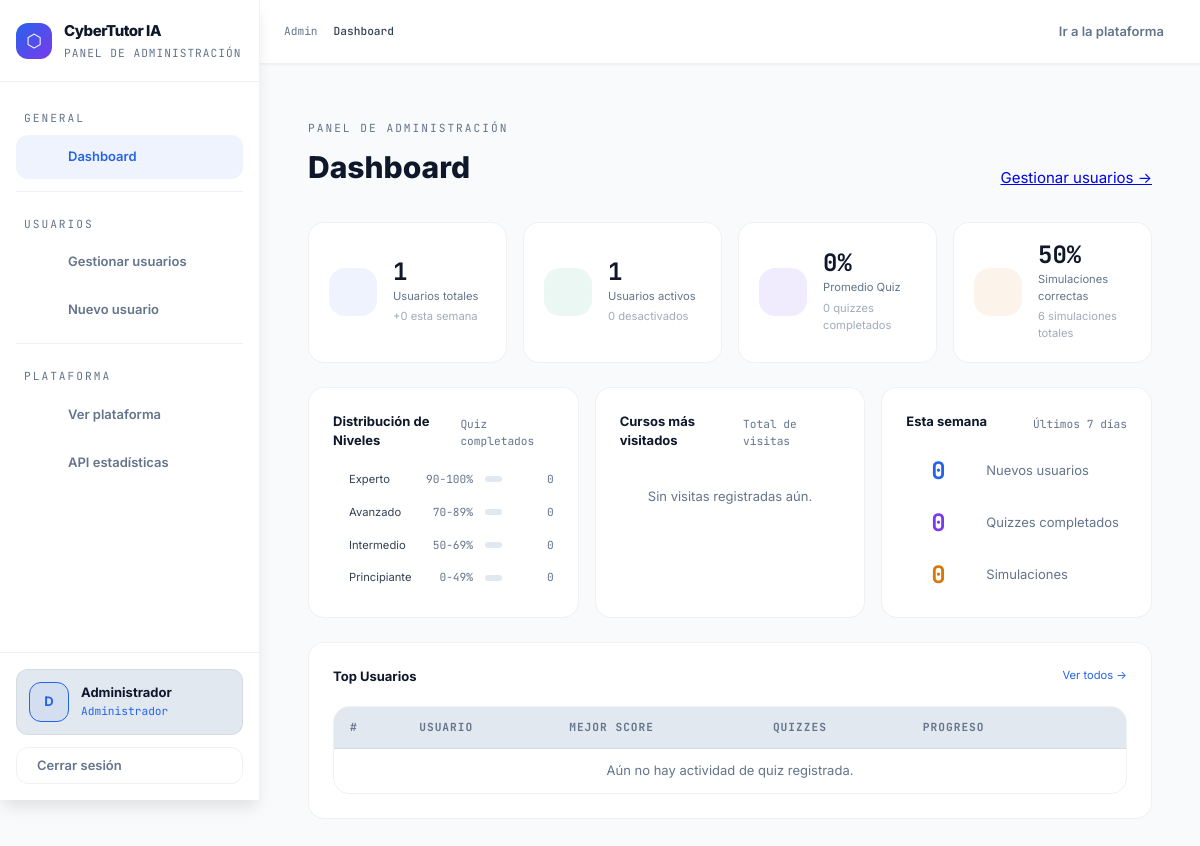
Page /admin/ (signed in) on the earlier database version.
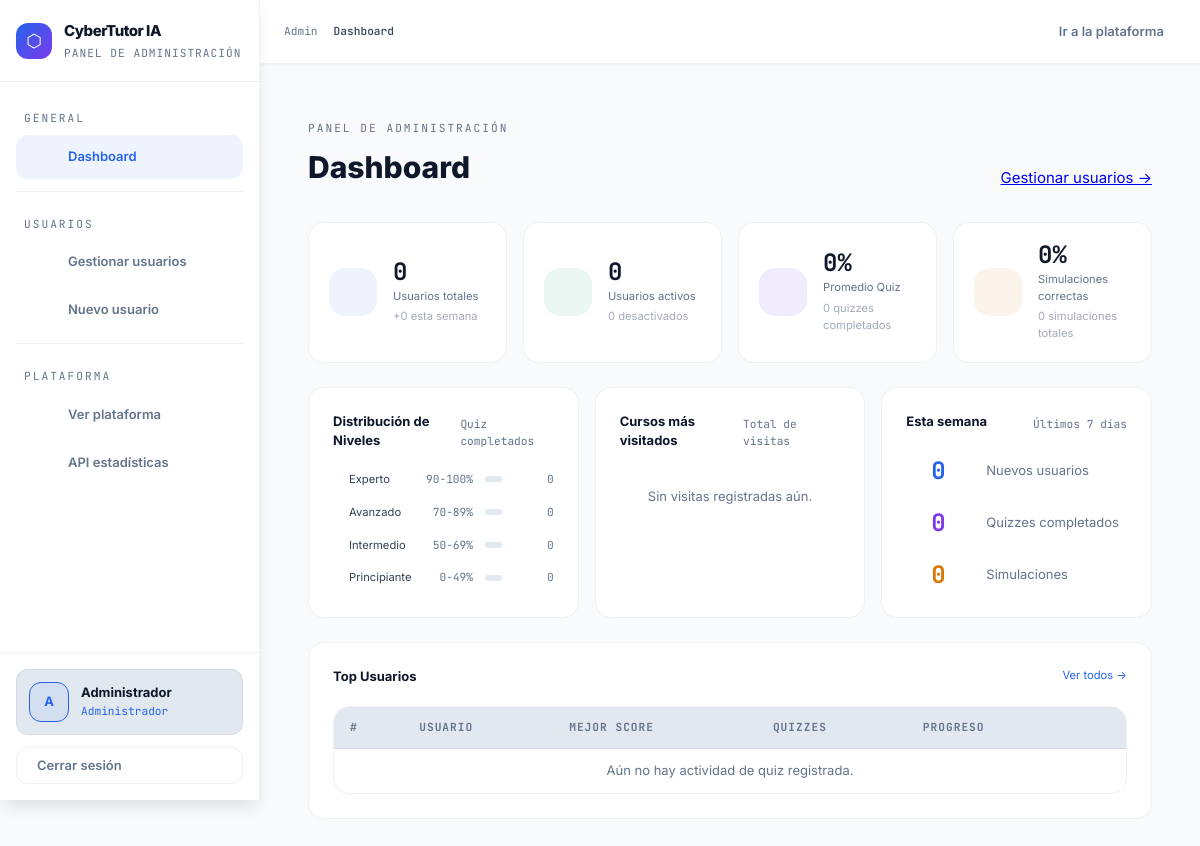
Same page on the later database version.
### app/models/user.py (models this page shows, shortened)
class User(db.Model, UserMixin):
    __tablename__ = 'user'
    id           = db.Column(db.Integer, primary_key=True)
    email        = db.Column(db.String(100), unique=True, nullable=False)
    password     = db.Column(db.String(255), nullable=False)
    name         = db.Column(db.String(100), default='')
    is_admin     = db.Column(db.Boolean, default=False)
    is_active    = db.Column(db.Boolean, default=True)
    created_at   = db.Column(db.DateTime, default=datetime.utcnow)
    last_login   = db.Column(db.DateTime, nullable=True)
    __table_args__ = (
        db.Index('ix_user_admin_active', 'is_admin', 'is_active'),
        db.Index('ix_user_created_at', 'created_at'),
        db.Index('ix_user_last_login', 'last_login'),
    )
    quiz_results       = db.relationship('QuizResult',       backref='user', lazy=True, cascade='all, delete-orphan')
    simulation_results = db.relationship('SimulationResult', backref='user', lazy=True, cascade='all, delete-orphan')
    course_visits      = db.relationship('CourseVisit',      backref='user', lazy=True, cascade='all, delete-orphan')

### app/routes/admin.py (the view)
@admin.route('/')
@login_required
@admin_required
def dashboard():
    stats = get_global_stats()
    return render_template('admin/dashboard_admin.html', stats=stats)

### app/routes/admin.py (called while the page is built)
def admin_required(f):
    @wraps(f)
    def decorated(*args, **kwargs):
        if not current_user.is_authenticated or not current_user.is_admin:
            flash('Acceso restringido al panel de administrador.', 'error')
            return redirect(url_for('main.home'))
        return f(*args, **kwargs)
    return decorated

### app/templates/admin/dashboard_admin.html (shortened to what the changed rows need)
{% extends "base_admin.html" %}
{% block content %}
<div class="admin-page">
  <div class="admin-header">
    <div>
      <h1 class="admin-title">Dashboard</h1>
    </div>
  </div>
  <div class="kpi-grid">
    <div class="kpi-card">
      <div class="kpi-content">
        <div class="kpi-num">{{ stats.total_users }}</div>
        <div class="kpi-label">Usuarios totales</div>
        <div class="kpi-sub">+{{ stats.new_users_week }} esta semana</div>
      </div>
    </div>
    <div class="kpi-card">
      <div class="kpi-content">
        <div class="kpi-num">{{ stats.active_users }}</div>
        <div class="kpi-label">Usuarios activos</div>
        <div class="kpi-sub">{{ stats.total_users - stats.active_users }} desactivados</div>
      </div>
    </div>
    <div class="kpi-card">
      <div class="kpi-content">
        <div class="kpi-num">{{ stats.sim_rate }}%</div>
        <div class="kpi-label">Simulaciones correctas</div>
        <div class="kpi-sub">{{ stats.total_simulations }} simulaciones totales</div>
      </div>
    </div>
  </div>
        {% set total_q = stats.score_dist.experto + stats.score_dist.avanzado + stats.score_dist.intermedio + stats.score_dist.principiante %}
        {% set levels = [
          ('Experto', stats.score_dist.experto, 'green', '90-100%'),
          ('Avanzado', stats.score_dist.avanzado, 'blue', '70-89%'),
          ('Intermedio', stats.score_dist.intermedio, 'yellow', '50-69%'),
          ('Principiante', stats.score_dist.principiante, 'red', '0-49%'),
        ] %}
      {% set course_labels = {
        'redes': ('Redes e Infraestructura', '🌐'),
        'phishing': ('Phishing', '🎣'),
        'ingenieria': ('Ingeniería Social', '🎭'),
        'contrasena': ('Contraseñas', '🔑'),
      } %}
  <div class="admin-card" style="margin-bottom:2rem;">
    <div class="admin-table-wrap">
      <table class="admin-table">
        <thead>
          <tr>
            <th>#</th>
            <th>Usuario</th>
            <th>Mejor Score</th>
            <th>Quizzes</th>
            <th>Progreso</th>
            <th></th>
          </tr>
        </thead>
      </table>
    </div>
  </div>
</div>
{% endblock %}

### app/templates/base_admin.html (shortened to what this page needs)
<!DOCTYPE html>
<html lang="es" data-theme="light">
<head>
  <link rel="stylesheet" href="https://cdnjs.cloudflare.com/ajax/libs/tabler-icons/3.19.0/tabler-icons.min.css">
  <link rel="stylesheet" href="{{ url_for('static', filename='css/design-tokens.css') }}">
  <link rel="stylesheet" href="{{ url_for('static', filename='css/admin.css') }}">
</head>
<body>
<aside class="admin-sidebar" id="sidebar">
  <div class="sidebar-logo">
    <div class="logo-wrap">
      <div class="logo-icon">⬡</div>
      <div>
        <div class="logo-title">CyberTutor IA</div>
        <div class="logo-sub">Panel de administración</div>
      </div>
    </div>
  </div>
  <nav class="sidebar-nav">
    <span class="nav-section-label">General</span>
    <a href="{{ url_for('admin.dashboard') }}"
       class="nav-link {% if request.endpoint == 'admin.dashboard' %}active{% endif %}">
       Dashboard
    </a>
    <div class="nav-divider"></div>
    <span class="nav-section-label">Usuarios</span>
    <a href="{{ url_for('admin.users') }}"
       class="nav-link {% if request.endpoint in ['admin.users', 'admin.create_user', 'admin.edit_user'] %}active{% endif %}">
       Gestionar usuarios
    </a>
    <a href="{{ url_for('admin.create_user') }}" class="nav-link">
       Nuevo usuario
    </a>
    <div class="nav-divider"></div>
    <span class="nav-section-label">Plataforma</span>
    <a href="{{ url_for('main.home') }}" class="nav-link" target="_blank">
       Ver plataforma
    </a>
    <a href="{{ url_for('admin.api_stats') }}" class="nav-link" target="_blank">
       API estadísticas
    </a>
  </nav>
  <div class="sidebar-footer">
    <div class="admin-profile">
      <div class="profile-avatar">
        {{ current_user.email[0].upper() if current_user.is_authenticated else 'A' }}
      </div>
      <div>
        <div class="profile-name">
          {{ current_user.name or current_user.email if current_user.is_authenticated else 'Admin' }}
        </div>
        <div class="profile-role">Administrador</div>
      </div>
    </div>
    <a href="{{ url_for('auth.logout') }}" class="btn-logout">
       Cerrar sesión
    </a>
  </div>
</aside>
<main class="admin-main">
  <div class="admin-topnav">
    <div class="breadcrumb">
      <a href="{{ url_for('admin.dashboard') }}">Admin</a>
      <span class="current">{% block breadcrumb %}Dashboard{% endblock %}</span>
    </div>
    <div class="topnav-right">
      <a href="{{ url_for('main.home') }}" target="_blank"> Ir a la plataforma</a>
    </div>
  </div>
  <div class="admin-content">
    {% block content %}{% endblock %}
  </div>
</main>
</body>
</html>

Differences in the rows shown:
changed User "Administrador": is_active+email "D" → "A"
Other differences:
{{ stats.total_users }}: "1" → "0"
{{ stats.active_users }}: "1" → "0"
{{ stats.sim_rate }}: "50" → "0"
{{ stats.total_simulations }}: "6" → "0"
